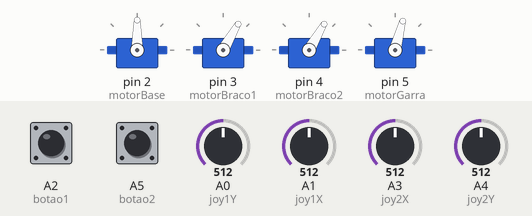
Recording of a sketch running on a simulated Arduino Uno, built with avr-gcc and run on an emulated ATmega328P. On the bench: 4 × servo. Inputs (shaded band) come from the test bench; at power-on: A0 (joy1Y) = 512, A1 (joy1X) = 512, A2 (botao1) HIGH, A5 (botao2) HIGH, A3 (joy2X) = 512, A4 (joy2Y) = 512.

Above: at 3.0 s.
3.1 s: A0 (joy1Y) set to 613
4.6 s: A0 (joy1Y) set to 645
At 5.8 s:
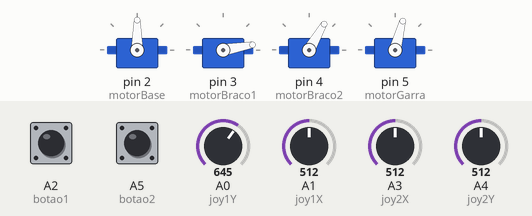
6.8 s: A1 (joy1X) set to 616
8.3 s: A1 (joy1X) set to 649
At 8.76 s:
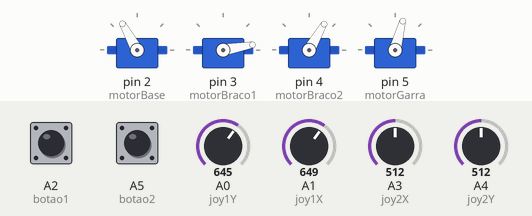
At 10.3 s:
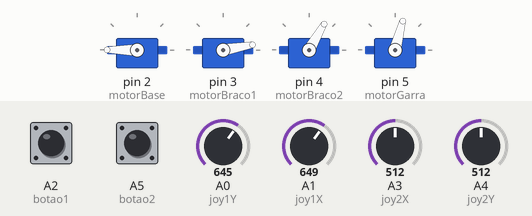
11.3 s: A2 (botao1) pulled LOW for 0.15 s
At 13.81 s:
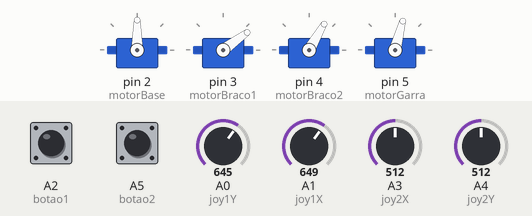
14.4 s: A5 (botao2) pulled LOW for 1 s
Timing chart, 0 to 18.3 s (numbered marks = the images above; inputs shaded):
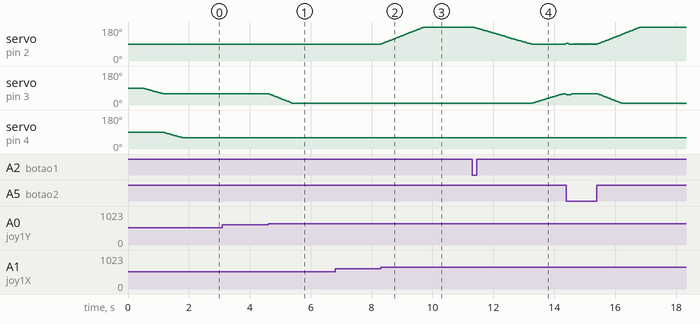

The sketch:

Braco_Robotico.ino
```cpp
#include <VarSpeedServo.h>

// Angulo inicial dos servos
#define ANGULO_INICIAL_BASE 90
#define ANGULO_INICIAL_BRACO1 60
#define ANGULO_INICIAL_BRACO2 60
#define ANGULO_INICIAL_GARRA 75

// --- Mapeamento dos Servos ---
VarSpeedServo motorBase, motorBraco1, motorBraco2, motorGarra;

// --- Variáveis auxiliares dos Servo Motores ---
int anguloBase, anguloBraco1, anguloBraco2, anguloGarra;

// --- Mapeamento dos Joysticks ---
#define joy1X A1
#define joy1Y A0
#define botao1 A2
#define joy2X A3
#define joy2Y A4
#define botao2 A5

// --- Inicialização ---
void setup() {
  Serial.begin(115200);
  mapearPinosServos();
  mapearPinosJoys();
  delay(500);
  inicializarAnguloServos();
  delay(100);
}

// --- Loop Infinito ---
void loop() {
  moverBase();
  moverBraco1();
  moverBraco2();
  moverGarra();
  leBotoes();
  delay(15);
}  //loop

// --- Funções Auxiliares ---

// --- Mapear pinos dos Servo Motores ---
void mapearPinosServos() {
  motorBase.attach(2);
  motorBraco1.attach(3);
  motorBraco2.attach(4);
  motorGarra.attach(5);
}

// --- Definir pinos dos Joysticks como INPUT---
void mapearPinosJoys() {
  pinMode (joy1X, INPUT);
  pinMode (joy1Y, INPUT);
  pinMode (joy2X, INPUT);
  pinMode (joy2Y, INPUT);
  pinMode (botao1, INPUT_PULLUP);
  pinMode (botao2, INPUT_PULLUP);
}

// --- Inicializar angulo dos Servo Motores ---
void inicializarAnguloServos() {
  // --- Angulo Inicial Servo Motores ---
  anguloBase = ANGULO_INICIAL_BASE;
  anguloBraco1 = ANGULO_INICIAL_BRACO1;
  anguloBraco2 = ANGULO_INICIAL_BRACO2;
  anguloGarra = ANGULO_INICIAL_GARRA;
  motorBase.slowmove(anguloBase, 30);
  motorBase.wait();
  motorBraco1.slowmove(anguloBraco1, 30);
  motorBraco1.wait();
  motorBraco2.slowmove(anguloBraco2, 30);
  motorBraco2.wait();
  motorGarra.write(anguloGarra);
}

// --- Leitura dos Botões ---
void leBotoes() {
  int leituraBotao1 = !digitalRead(botao1);
  int leituraBotao2 = !digitalRead(botao2);
  if (leituraBotao1 || leituraBotao2) inicializarAnguloServos();
}

// --- Mover Base ---
void moverBase(){
  int leitura = analogRead(joy1X);
  leitura = map(leitura, 0, 1023, 0, 180);
  if (leitura < 70) {
    if (--anguloBase < 0) anguloBase = 0;
    movimentaMotores(1);
  }
  if (leitura > 110) {
    if (++anguloBase > 180) anguloBase = 180;
    movimentaMotores(1);
  }
}

// --- Mover Braço 1 ---
void moverBraco1() {
  int leitura = analogRead(joy1Y);
  leitura = map(leitura, 0, 1023, 0, 180);
  if (leitura < 70) {
    if (++anguloBraco1 > 170) anguloBraco1 = 170;
    movimentaMotores(2);
  }
  if (leitura > 110) {
    if (--anguloBraco1 < 10) anguloBraco1 = 10;
    if (anguloBraco1 < 30 && anguloBraco2 < 100) ++anguloBraco2;
    movimentaMotores(2);
  }
}

// --- Mover Braço 2 ---
void moverBraco2() {
  int leitura = analogRead(joy2X);
  leitura = map(leitura, 0, 1023, 0, 180);
  if (leitura < 70) {
    if (--anguloBraco2 < 30) anguloBraco2 = 30;
    if (anguloBraco2 < 90 && anguloBraco1 < 70) ++anguloBraco1;
    movimentaMotores(3);
  }
  if (leitura > 110) {
    if (++anguloBraco2 > 175) anguloBraco2 = 175;
    movimentaMotores(3);
  }
}

// --- Mover Garra ---
void moverGarra() {
  int leitura = analogRead(joy2Y);
  leitura = map(leitura, 0, 1023, 0, 180);
  if (leitura < 70) {
    if (++anguloGarra > 128) anguloGarra = 128;
    movimentaMotores(4);
  }
  if (leitura > 110) {
    if (--anguloGarra < 75) anguloGarra = 75;
    movimentaMotores(4);
  }
}

void movimentaMotores(int motor) {
  if (motor == 1) motorBase.write(anguloBase);
  else if (motor == 2) motorBraco1.write(anguloBraco1);
  else if (motor == 3) motorBraco2.write(anguloBraco2);
  else if (motor == 4) motorGarra.write(anguloGarra);
}
```

Measured:
- the behaviour switches between 630 and 631 on A0 (joy1Y) (found by bisection; images 0 and 1)
- the behaviour switches between 630 and 631 on A1 (joy1X) (found by bisection; images 1 and 2)
- after the input at 3.1 s, every drawn part: stays the same
- after the input at 4.6 s, servo on pin 3 (motorBraco1): moves from 60° to 10° over 0.77 s, starting at once
- after the input at 6.8 s, every drawn part: stays the same
- after the input at 8.3 s, servo on pin 2 (motorBase): moves from 90° to 180° over 1.4 s, starting at once
- after the input at 11.3 s, servo on pin 3 (motorBraco1): rises from 10° to 60° in 1.1 s, then falls to 56° in 0.06 s
